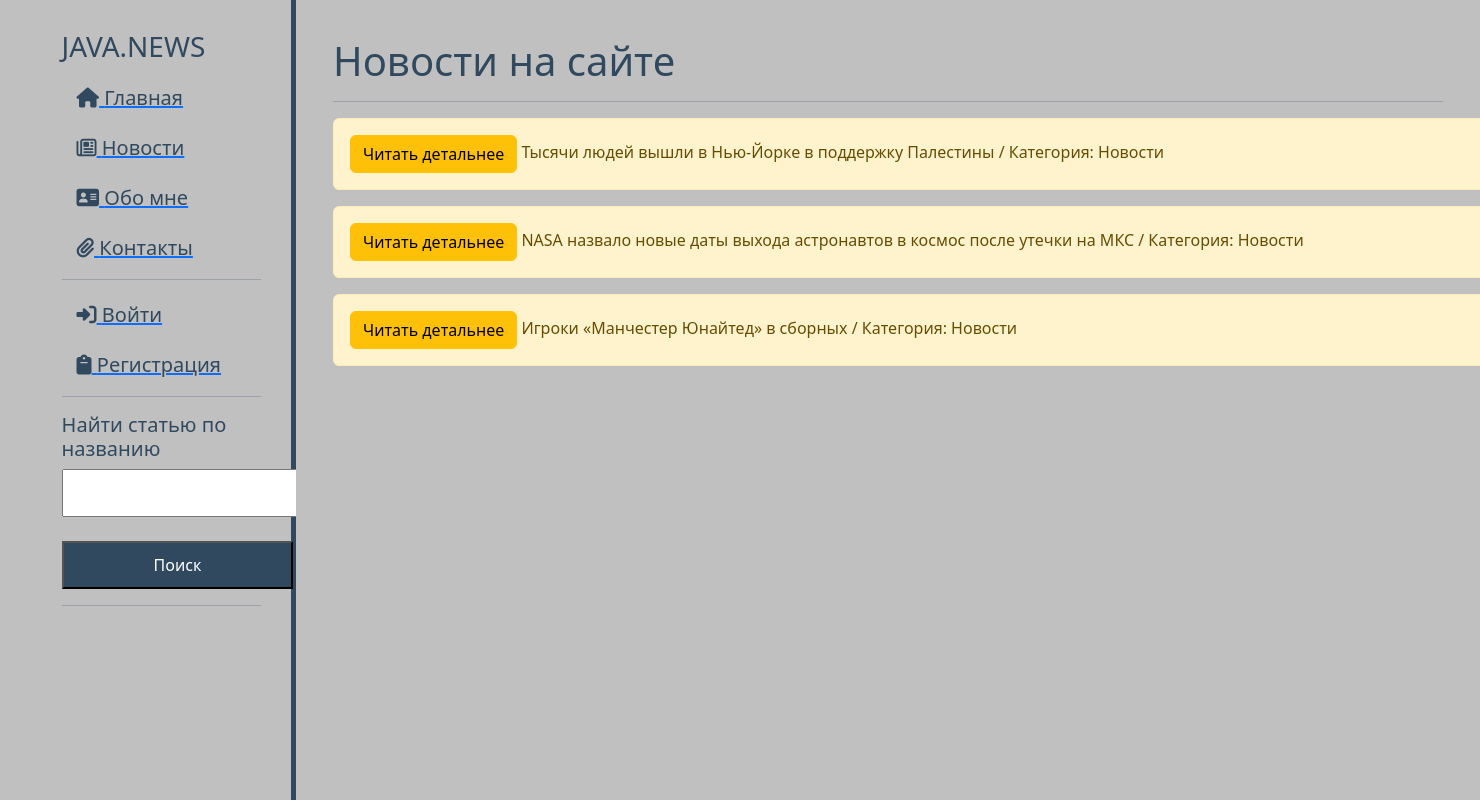
The page /news_home on the database its author committed.
### index/models.py (models this page shows, shortened)
class Product(models.Model):
    product_name = models.CharField(max_length=512)
    product_category = models.ForeignKey(Category, on_delete=models.CASCADE)
    product_des = models.TextField(blank=True)
    product_photo = models.ImageField(upload_to='index\static\img')
    class Meta:
        verbose_name = 'Новость'
        verbose_name_plural = 'Новости'

class Category(models.Model):
    category_name = models.CharField(max_length=256)
    def __str__(self):
        return str(self.category_name)
    class Meta:
        verbose_name = 'Тэг'
        verbose_name_plural = 'Тэги'

### index/views.py (the view)
# urls.py: path('news_home', views.news_home),
def news_home(request):
    search_bar = forms.SearchForm()
    products = models.Product.objects.all()
    categories = models.Category.objects.all()
    context = {'form': search_bar,
               'products': products,
               'categories': categories}
    return render(request, 'news_home.html', context)

### index/forms.py
class SearchForm(forms.Form):
    search_product = forms.CharField(max_length=256)

### index/templates/news_home.html (shortened to what this page needs)
{% extends 'layout.html' %}
{% block content %}
    <h1>Новости на сайте</h1>
    <hr>
    {% if products %}
        {% for el in products %}
            <div class="alert alert-warning">
                <a href="{% url 'news-detail' el.id %}" class="btn btn-warning">Читать детальнее</a>
                {{ el.product_name }}
                /  Категория: {{ el.product_category}}
            </div>
        {% endfor %}
    {% else %}
        <p>У вас нет записей!</p>
    {% endif %}
{% endblock %}
{% block search %}
        <hr>
        <h5>Найти статью по названию</h5>
        <form action="search" method="POST">
            <input class="find" type="text" name="search_product"><br>
            <br>
            <button class="search">Поиск</button>
        </form>
        <hr>
{% endblock %}

### index/static/css/index.css (style rules this page uses)
body { background: #C0C0C0; }
.search { color: white; background-color: #31495e; text-align: center; padding: 10px 90px; }
.find { padding: 10px 22px; }
.alert-warning { width: 1200px; text-align: left; }

### rows shown on the page
Product: product_name "Тысячи людей вышли в Нью-Йорке в поддержку Палестины", product_category "Новости"
Product: product_name "NASA назвало новые даты выхода астронавтов в космос после утечки на МКС", product_category "Новости"
Product: product_name "Игроки «Манчестер Юнайтед» в сборных", product_category "Новости"
